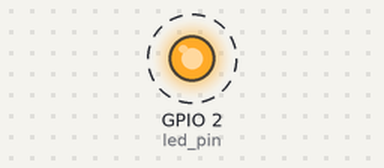
This sketch was run on a simulated ESP32. Parts: output pins drawn as LEDs (lit = HIGH). Dashed ring = blinking.

Above: at 0.2 s.
Timing chart, 0 to 3.0 s (numbered marks = the images above):
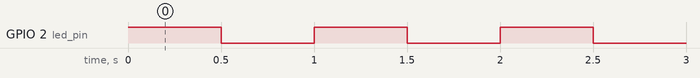

Measured:
- by itself, GPIO 2 (led_pin): alternates HIGH for 0.50 s and LOW for 0.50 s

The sketch:

ESP32_FreeRTOS_Blink.ino
```cpp
//Toggles LED at different rates using separate tasks

//Use only core 1 for demo purposes

#if CONFIG_FREERTOS_UNICORE
  static const BaseType_t app_cpu = 0;
#else
  static const BaseType_t app_cpu = 1;
#endif

//LED rates
//ms
static const int rate_1 = 500;
static const int rate_2 = 323;

//Pins
//static const int led_pin = LED_BUILTIN;
static const int led_pin = 2;

//task_1: blink an LED at rate_1
void toggle_led_1(void* parameter){
  while(1){
    digitalWrite(led_pin, HIGH);
    vTaskDelay(rate_1/portTICK_PERIOD_MS);
    digitalWrite(led_pin, LOW);
    vTaskDelay(rate_1/portTICK_PERIOD_MS);
  }
}


//task_2: blink an LED at rate_2
void toggle_led_2(void* parameter){
  while(1){
    digitalWrite(led_pin, HIGH);
    vTaskDelay(rate_2/portTICK_PERIOD_MS);
    digitalWrite(led_pin, LOW);
    vTaskDelay(rate_2/portTICK_PERIOD_MS);
  }
}


void setup() {
  pinMode(led_pin, OUTPUT);

  //run task_1
  xTaskCreatePinnedToCore(
                          toggle_led_1, //function to be called
                          "Toggle_1",   //name of task
                          1024,         //stack size (bytes in ESP32, word in FreeRTOS)
                          NULL,         //parameter to pass to fuction
                          1,            //task priority (0 to configMAX_PRIORITIES-1)
                          NULL,         //task handle
                          0);     //run on one core ESP32  app_cpu

  //run task_2
//  xTaskCreatePinnedToCore(
//                          toggle_led_2, //function to be called
//                          "Toggle_2",   //name of task
//                          1024,         //stack size (bytes in ESP32, word in FreeRTOS)
//                          NULL,         //parameter to pass to fuction
//                          1,            //task priority (0 to configMAX_PRIORITIES-1)
//                          NULL,         //task handle
//                          1);     //run on one core ESP32  app_cpu

//xTaskCreate(toggle_led_1, "Toggle_1", 1024, NULL, 0, NULL);
//  vTaskStartScheduler();
}


void loop() {

//fot test pin
//  digitalWrite(led_pin, HIGH);
//  delay(rate_2);
//  digitalWrite(led_pin, LOW);
//  delay(rate_2);

}
```
